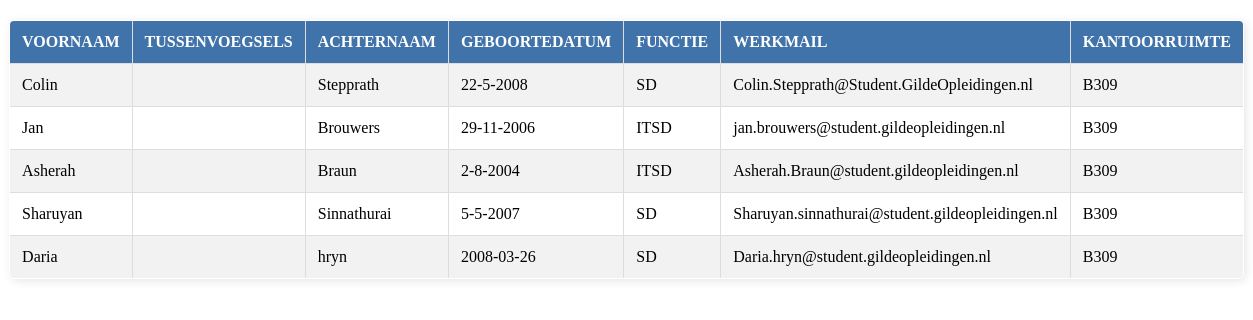
The app's page /Medewerkers_info.php with its own data.
### tables this page shows
CREATE TABLE IF NOT EXISTS `werknemers_db` (
  `ID` int NOT NULL AUTO_INCREMENT,
  `Voornaam` varchar(255) DEFAULT NULL,
  `Tussenvoegsels` varchar(50) DEFAULT NULL,
  `Achternaam` varchar(255) DEFAULT NULL,
  `GeboorteDatum` varchar(50) DEFAULT NULL,
  `Functie` varchar(100) DEFAULT NULL,
  `Werkmail` varchar(60) DEFAULT NULL,
  `KantoorRuimte` varchar(50) DEFAULT NULL,
  PRIMARY KEY (`ID`)
);

### Medewerkers_info.php (the view, shortened to what this page needs)
<?php
include('db_connect.php');
echo '<link rel="stylesheet" type="text/css" href="medewerkersTabel.css">';
$conn = new mysqli($servername, $username, $password, $dbname);
$sql = "SELECT * FROM werknemers_db";
$result = $conn->query($sql);
echo "<table border='1'>";
echo "<tr>";
if ($result->num_rows > 0) {
    $columns = $result->fetch_fields();
    foreach ($columns as $column) {
        if ($column->name === "ID") {
            echo "<th class='hidden-column'>" . $column->name . "</th>";
        } else {
            echo "<th>" . $column->name . "</th>";
        }
    }
    echo "</tr>";
    while ($row = $result->fetch_assoc()) {
        echo "<tr>";
        foreach ($columns as $column) {
            $colName = $column->name;
            $value = $row[$colName];
            if ($colName === "ID") {
                echo "<td class='hidden-column'>" . htmlspecialchars($value) . "</td>";
            } else {
                echo "<td>" . htmlspecialchars($value) . "</td>";
            }
        }
        echo "</tr>";
    }
} else {
    echo "<tr><td colspan='100%'>Geen gegevens gevonden</td></tr>";
}
echo "</table>";
?>

### MedewerkersTabel.css (style rules this page uses)
table { width: 80%; margin: 20px auto; border-collapse: collapse; background: white; box-shadow: 2px 2px 10px rgba(0, 0, 0, 0.1); border-radius: 5px; overflow: hidden; }
th, td { border: 1px solid #ddd; padding: 12px; text-align: left; font-size: 16px; }
th { background-color: #4073aa; color: white; text-transform: uppercase; }
tr:nth-child(even) { background-color: #f2f2f2; }

### records on screen
werknemers_db: Voornaam "Colin", Achternaam "Stepprath", GeboorteDatum "22-5-2008", Functie "SD", Werkmail "Colin.Stepprath@Student.GildeOpleidingen.nl", KantoorRuimte "B309"
werknemers_db: Voornaam "Jan", Achternaam "Brouwers", GeboorteDatum "29-11-2006", Functie "ITSD", Werkmail "jan.brouwers@student.gildeopleidingen.nl", KantoorRuimte "B309"
werknemers_db: Voornaam "Asherah", Achternaam "Braun", GeboorteDatum "2-8-2004", Functie "ITSD", Werkmail "Asherah.Braun@student.gildeopleidingen.nl", KantoorRuimte "B309"
werknemers_db: Voornaam "Sharuyan", Achternaam "Sinnathurai", GeboorteDatum "5-5-2007", Functie "SD", Werkmail "Sharuyan.sinnathurai@student.gildeopleidingen.nl", KantoorRuimte "B309"
werknemers_db: Voornaam "Daria", Achternaam "hryn", GeboorteDatum "2008-03-26", Functie "SD", Werkmail "Daria.hryn@student.gildeopleidingen.nl", KantoorRuimte "B309"

### other values on screen
$column->name "VOORNAAM"
$column->name "TUSSENVOEGSELS"
$column->name "ACHTERNAAM"
$column->name "GEBOORTEDATUM"
$column->name "FUNCTIE"
$column->name "WERKMAIL"
$column->name "KANTOORRUIMTE"
